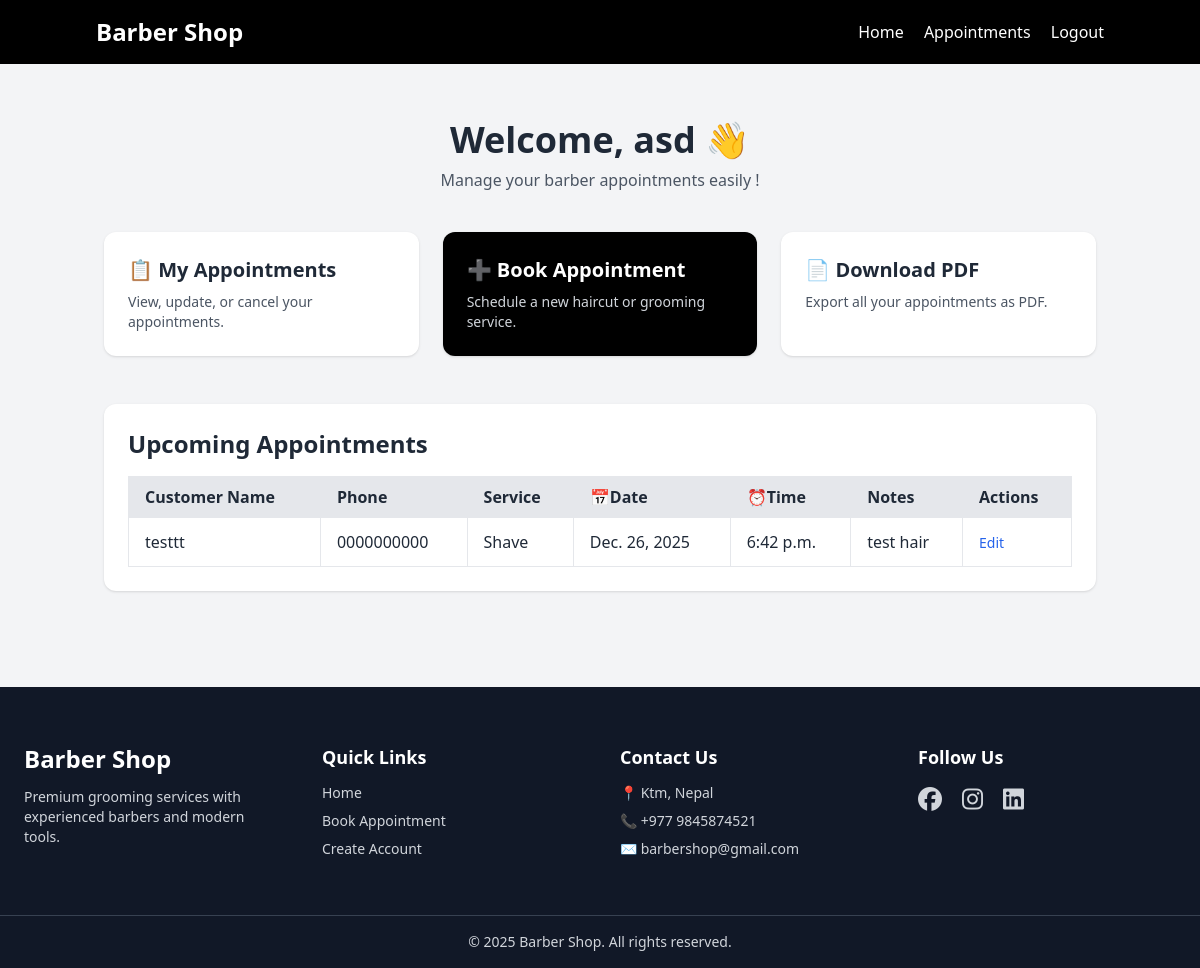
The page /dashboard/ (signed in) on the database its author committed.
### appointments/models.py (models this page shows, shortened)
class Appointment(models.Model):
    SERVICE_CHOICES = [
        ('Haircut', 'Haircut'),
        ('Shave', 'Shave'),
        ('Haircut + Shave', 'Haircut + Shave'),
    ]
    user = models.ForeignKey(User, on_delete=models.CASCADE)
    customer_name = models.CharField(max_length=100)
    phone = models.CharField(max_length=15, default="0000000000")
    service = models.CharField(max_length=50, choices=SERVICE_CHOICES)
    date = models.DateField()
    time = models.TimeField()
    notes = models.TextField(blank=True, null=True)
    created_at = models.DateTimeField(auto_now_add=True)

### appointments/views.py (the view)
# urls.py: path('dashboard/', views.home_view, name='home'),
@login_required
def home_view(request):
    upcoming_appointments = Appointment.objects.filter(
        user=request.user,
        date__gte=timezone.now().date()
    ).order_by('date', 'time')[:3]
    return render(request, 'appointments/home.html', {
        'upcoming_appointments': upcoming_appointments
    })

### templates/appointments/home.html
{% extends 'base.html' %}
{% block content %}
<div class="max-w-7xl mx-auto mt-10">
    <div class="mb-10 text-center">
        <h1 class="text-3xl md:text-4xl font-bold mb-2">
            Welcome, {{ user.username }} 👋
        </h1>
        <p class="text-gray-600">
            Manage your barber appointments easily !
        </p>
    </div>
    <div class="grid md:grid-cols-3 gap-6 mb-12">
        <a href="{% url 'appointment_list' %}" class="bg-white p-6 rounded-xl shadow hover:shadow-lg transition">
            <h3 class="text-xl font-semibold mb-2">📋 My Appointments</h3>
            <p class="text-gray-600 text-sm">
                View, update, or cancel your appointments.
            </p>
        </a>
        <a href="{% url 'appointment_create' %}"
            class="bg-black text-white p-6 rounded-xl shadow hover:bg-gray-800 transition">
            <h3 class="text-xl font-semibold mb-2">➕ Book Appointment</h3>
            <p class="text-gray-300 text-sm">
                Schedule a new haircut or grooming service.
            </p>
        </a>
        <a href="{% url 'appointments_pdf' %}" class="bg-white p-6 rounded-xl shadow hover:shadow-lg transition">
            <h3 class="text-xl font-semibold mb-2">📄 Download PDF</h3>
            <p class="text-gray-600 text-sm">
                Export all your appointments as PDF.
            </p>
        </a>
    </div>
    <div class="bg-white rounded-xl shadow p-6">
        <h2 class="text-2xl font-semibold mb-4">Upcoming Appointments</h2>
        {% if upcoming_appointments %}
        <div class="overflow-x-auto">
            <table class="w-full border-collapse">
                <thead>
                    <tr class="bg-gray-200 text-left">
                        <th class="border px-4 py-2">Customer Name</th>
                        <th class="border px-4 py-2">Phone</th>
                        <th class="border px-4 py-2">Service</th>
                        <th class="border px-4 py-2">📅Date</th>
                        <th class="border px-4 py-2">⏰Time</th>
                        <th class="border px-4 py-2">Notes</th>
                        <th class="border px-4 py-2">Actions</th>
                    </tr>
                </thead>
                <tbody>
                    {% for appointment in upcoming_appointments %}
                    <tr class="border-t">
                        <td class="border px-4 py-2">{{ appointment.customer_name }}</td>
                        <td class="border px-4 py-2">{{ appointment.phone }}</td>
                        <td class="border px-4 py-2">{{ appointment.service }}</td>
                        <td class="border px-4 py-2">{{ appointment.date }}</td>
                        <td class="border px-4 py-2">{{ appointment.time }}</td>
                        <td class="border px-4 py-2">{{ appointment.notes }}</td>
                        <td class="border px-4 py-3">
                            <a href="{% url 'appointment_update' appointment.id %}"
                                class="text-blue-600 hover:underline text-sm">
                                Edit
                            </a>
                        </td>
                    </tr>
                    {% endfor %}
                </tbody>
            </table>
        </div>
        {% else %}
        <p class="text-gray-500">
            No upcoming appointments found.
        </p>
        {% endif %}
    </div>
</div>
{% endblock %}

### static/css/style.css (style rules this page uses)
div { cursor:crosshair; }

### rows shown on the page
Appointment: customer_name "testtt", phone "0000000000", service "Shave", date "Dec. 26, 2025", time "6:42 p.m.", notes "test hair"

### other values the page prints
{{ user.username }} "asd"
